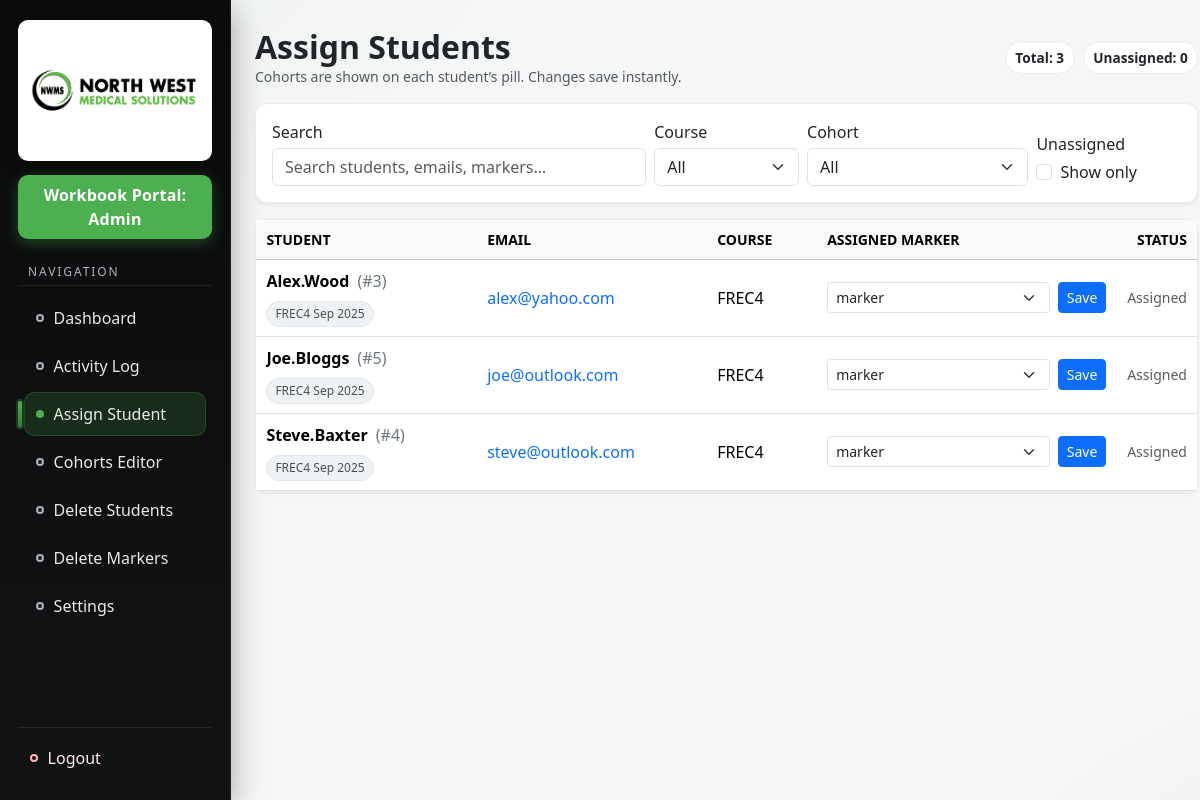
Screenshot of /admin_assign (signed in) with the database file from the repository.
### app.py (models this page shows)
class User(UserMixin, db.Model):
    id       = db.Column(db.Integer, primary_key=True)
    username = db.Column(db.String(150), nullable=False, unique=True)
    email    = db.Column(db.String(150), nullable=False, unique=True)
    password = db.Column(db.String(150), nullable=False)
    role     = db.Column(db.String(50),  nullable=False)  # 'student','marker','admin'
    course   = db.Column(db.String(10),  nullable=True)   # for students
    cohort_id = db.Column(db.Integer, db.ForeignKey('cohort.id'), nullable=True)
    cohort = db.relationship('Cohort', foreign_keys=[cohort_id])

class Cohort(db.Model):
    id = db.Column(db.Integer, primary_key=True)
    name = db.Column(db.String(120), nullable=True)
    course = db.Column(db.String(10), nullable=False)
    marker_id = db.Column(db.Integer, db.ForeignKey('user.id'), nullable=False)
    start_date = db.Column(db.Date, nullable=False)
    passcode = db.Column(db.String(24), nullable=False, unique=True)
    active = db.Column(db.Boolean, default=True)
    created_at = db.Column(db.DateTime, default=now_utc_naive)
    marker = db.relationship('User', foreign_keys=[marker_id])

### app.py (the view, shortened to what this page needs)
@app.route('/admin_assign', methods=['GET', 'POST'])
@login_required
def admin_assign():
    if current_user.role != 'admin':
        return redirect(url_for('login'))
    students = User.query.filter_by(role='student').order_by(User.username.asc()).all()
    markers  = User.query.filter_by(role='marker').order_by(User.username.asc()).all()
    current_marker_by_student = {a.student_id: a.marker_id for a in Assignment.query.all()}
    return render_template('admin_assign.html', students=students, markers=markers,
                           current_marker_by_student=current_marker_by_student)

### app.py (called while the page is built)
@login_manager.user_loader
def load_user(user_id):
    try:
        return db.session.get(User, int(user_id))
    except Exception:
        return None

### templates/admin_assign.html (shortened to what this page needs)
{% extends 'base.html' %}
{% block content %}
{% set total = students|length %}
{% set unassigned = 0 %}
{% for s in students %}
  {% if not current_marker_by_student.get(s.id) %}
    {% set unassigned = unassigned + 1 %}
  {% endif %}
{% endfor %}
{% set seen_courses = [] %}
{% set seen_cohorts = [] %}
<div class="page-head">
  <div>
    <h2 class="mb-0">Assign Students</h2>
    <div class="text-muted small">Cohorts are shown on each student’s pill. Changes save instantly.</div>
  </div>
  <div class="d-flex gap-2 flex-wrap">
    <span class="chip">Total: {{ total }}</span>
    <span class="chip">Unassigned: {{ unassigned }}</span>
  </div>
</div>
<div class="toolbar mb-3">
  <div class="card shadow-sm">
    <div class="card-body py-3">
      <div class="row g-2 align-items-end">
        <div class="col-lg-5">
          <label class="form-label mb-1">Search</label>
          <input id="searchInput" class="form-control" type="search" placeholder="Search students, emails, markers…" aria-label="Search">
        </div>
        <div class="col-6 col-lg-2">
          <label class="form-label mb-1">Course</label>
          <select id="filterCourse" class="form-select">
            <option value="">All</option>
          </select>
        </div>
        <div class="col-6 col-lg-3">
          <label class="form-label mb-1">Cohort</label>
          <select id="filterCohort" class="form-select">
            <option value="">All</option>
          </select>
        </div>
        <div class="col-lg-2">
          <label class="form-label mb-1">Unassigned</label>
          <div class="form-check">
            <input class="form-check-input" type="checkbox" id="toggleUnassigned">
            <label class="form-check-label" for="toggleUnassigned">Show only</label>
          </div>
        </div>
      </div>
    </div>
  </div>
</div>
<div class="card shadow-sm">
  <div class="table-responsive">
    <table class="table table-sm table-hover align-middle mb-0 admin-students-table" id="assignTable">
      <thead class="table-light sticky-top">
        <tr class="small text-uppercase">
          <th>Student</th>
          <th style="min-width:230px;">Email</th>
          <th style="min-width:110px;">Course</th>
          <th style="min-width:300px;">Assigned Marker</th>
          <th class="text-end" style="width:110px;">Status</th>
        </tr>
      </thead>
      <tbody>
        {% for s in students %}
          {% set current_marker_id = current_marker_by_student.get(s.id) %}
          {% set cohort_name = (s.cohort.name if s.cohort else 'No Cohort') %}
          <tr class="student-row"
              data-student="{{ (s.username or '')|lower }}"
              data-email="{{ (s.email or '')|lower }}"
              data-course="{{ (s.course or '')|lower }}"
              data-cohort="{{ cohort_name|lower }}"
              data-cohort-display="{{ cohort_name }}"
              data-assigned="{{ '1' if current_marker_id else '0' }}">
            <td title="{{ s.username }} (ID: {{ s.id }})">
              <div class="student-cell">
                <span class="student-name">{{ s.username }}</span>
                <span class="student-id">(#{{ s.id }})</span>
                <span class="cohort-pill">{{ cohort_name }}</span>
              </div>
            </td>
            <td class="text-truncate-clip" title="{{ s.email }}">
              <a href="mailto:{{ s.email }}" class="text-decoration-none">{{ s.email }}</a>
            </td>
            <td>{{ s.course or '—' }}</td>
            <td>
              <form action="{{ url_for('admin_assign') }}" method="post" class="d-flex align-items-center gap-2 m-0 p-0 assign-form">
                <select name="marker_id" class="form-select form-select-sm w-100 marker-select" aria-label="Choose marker" required>
                  {% for m in markers %}
                    <option value="{{ m.id }}" {{ 'selected' if current_marker_id == m.id }}>{{ m.username }}</option>
                  {% endfor %}
                </select>
                <button type="submit" class="btn btn-sm btn-primary save-btn">Save</button>
              </form>
            </td>
            <td class="text-end small">
              {% if current_marker_id %}
                <span class="text-muted">Assigned</span>
              {% else %}
                <span class="text-danger">Needed</span>
              {% endif %}
            </td>
          </tr>
        {% endfor %}
      </tbody>
    </table>
  </div>
</div>
{% endblock %}

### templates/base.html (shortened to what this page needs)
<!doctype html>
<html lang="en">
<head>
  <link href="https://cdn.jsdelivr.net/npm/bootstrap@5.3.2/dist/css/bootstrap.min.css" rel="stylesheet">
</head>
<body>
<div class="layout">
  {% if current_user.is_authenticated %}
  <aside class="sidebar">
    <div class="brand">
      <img src="{{ url_for('static', filename='images/nwms_logo.png') }}" alt="NWMS Logo">
    </div>
    <div class="portal-banner">
      Workbook Portal: {{ current_user.role|capitalize }}
    </div>
    <div class="nav-block">
      <div class="nav-title">Navigation</div>
      <ul class="nav-list">
        {% if current_user.role == 'admin' %}
          <li class="nav-item">
            <a class="nav-link {{ 'active' if request.endpoint in ['admin_dashboard'] else '' }}" href="{{ url_for('admin_dashboard') }}">
              <span class="dot"></span> Dashboard
            </a>
          </li>
          <li class="nav-item">
            <a class="nav-link {{ 'active' if request.endpoint in ['admin_activity','admin_activity_student'] else '' }}" href="{{ url_for('admin_activity') }}">
              <span class="dot"></span> Activity Log
            </a>
          </li>
          <li class="nav-item">
            <a class="nav-link {{ 'active' if request.endpoint == 'admin_assign' else '' }}" href="{{ url_for('admin_assign') }}">
              <span class="dot"></span> Assign Student
            </a>
          </li>
          <li class="nav-item">
            <a class="nav-link {{ 'active' if request.endpoint == 'admin_cohorts' else '' }}" href="{{ url_for('admin_cohorts') }}">
              <span class="dot"></span> Cohorts Editor
            </a>
          </li>
          <li class="nav-item">
            <a class="nav-link {{ 'active' if request.endpoint == 'admin_delete_students' else '' }}" href="{{ url_for('admin_delete_students') }}">
              <span class="dot"></span> Delete Students
            </a>
          </li>
          <li class="nav-item">
            <a class="nav-link {{ 'active' if request.endpoint == 'admin_delete_markers' else '' }}" href="{{ url_for('admin_delete_markers') }}">
              <span class="dot"></span> Delete Markers
            </a>
          </li>
          <li class="nav-item">
            <a class="nav-link {{ 'active' if request.endpoint == 'admin_settings' else '' }}" href="{{ url_for('admin_settings') }}">
              <span class="dot"></span> Settings
            </a>
          </li>
        {% endif %}
      </ul>
    </div>
    <div class="logout">
      <a class="nav-link" href="{{ url_for('logout') }}">
        <span class="dot" style="border-color:#ffb3b3;"></span> Logout
      </a>
    </div>
  </aside>
  {% endif %}
  <main class="content">
    <div class="content-inner">
      {% block content %}{% endblock %}
    </div>
  </main>
</div>
</body>
</html>

### templates/base.html (style rules this page uses)
:root { --nwms-black:#0B0B0C; --nwms-black-2:#121315; --nwms-green:#4CAF50; --nwms-green-2:#2E7D32; --nwms-text:#E8E9EA; --nwms-muted:#AEB4BA; --divider:rgba(255,255,255,.08); --shadow:0 8px 30px rgba(0,0,0,.35); --radius:12px; --sidebar-w:260px; }
html,body { height:100%; }
body { background:#f5f6f7; }
.layout { min-height:100vh; display:flex; background: radial-gradient(1200px 600px at -200px -100px, rgba(76,175,80,.08), transparent 60%), radial-gradient(800px 500px at 120% 120%, rgba(46,125,50,.06), transparent 60%); }
.sidebar { width:var(--sidebar-w); background:linear-gradient(180deg, var(--nwms-black) 0%, var(--nwms-black-2) 100%); color:var(--nwms-text); box-shadow:var(--shadow); position:sticky; top:0; align-self:flex-start; height:100vh; padding:20px 18px; display:flex; flex-direction:column; border-right:1px solid var(--divider); }
.brand { background:#fff; border-radius:10px; padding:14px 12px; display:flex; align-items:center; justify-content:center; box-shadow:0 6px 18px rgba(0,0,0,.15); }
.brand img { max-width:170px;height:auto;display:block; }
.portal-banner { margin:14px 0 8px 0; background:var(--nwms-green); color:#fff; font-weight:700; letter-spacing:.2px; border-radius:10px; padding:8px 12px; text-align:center; box-shadow:0 4px 14px rgba(76,175,80,.35); }
.nav-title { font-size:.75rem; text-transform:uppercase; letter-spacing:.12rem; color:var(--nwms-muted); padding:10px 10px 4px 10px; margin-top:6px; }
.nav-list { list-style:none; padding:6px; margin:0; border-top:1px solid var(--divider); }
.nav-item { position:relative; margin:4px 0; }
.nav-link { display:flex; align-items:center; gap:.6rem; color:var(--nwms-text); text-decoration:none; padding:10px 12px; border-radius:10px; transition:all .18s ease; outline:none; position:relative; }
.nav-link .dot { width:8px; height:8px; border-radius:50%; background:transparent; border:2px solid var(--nwms-muted); transition:border-color .18s ease, background .18s ease; }
.nav-link.active { background:rgba(76,175,80,.18); box-shadow:inset 0 0 0 1px rgba(76,175,80,.22); }
.nav-link.active::before { content:""; position:absolute; left:-6px; top:50%; transform:translateY(-50%); width:4px; height:60%; border-radius:4px; background:linear-gradient(180deg,var(--nwms-green),var(--nwms-green-2)); box-shadow:0 0 0 2px rgba(76,175,80,.25); }
.nav-link.active .dot { background:var(--nwms-green); border-color:var(--nwms-green); }
.logout { margin-top:auto; padding-top:8px; border-top:1px solid var(--divider); }
.logout .nav-link { color:#ffecec; }
.content { flex:1; display:flex; }
.content-inner { flex:1; max-width:1200px; margin:0 auto; padding:28px 24px; }
.card.shadow-sm { border-radius:var(--radius); border:1px solid #e9ecef; }

### templates/admin_assign.html (style rules this page uses)
.page-head { display:flex;align-items:center;justify-content:space-between;gap:1rem;margin-bottom:1rem }
.page-head h2 { margin:0;font-weight:600 }
.chip { display:inline-block;padding:.35rem .6rem;border:1px solid #e9ecef;border-radius:999px;background:#fff;font-weight:600;font-size:.85rem }
.toolbar { position:sticky;top:16px;z-index:9 }
.table-sm td,.table-sm th { padding:.55rem .65rem;vertical-align:middle }
.student-cell { display:flex;align-items:center;gap:.5rem;min-width:200px;flex-wrap:wrap }
.student-name { font-weight:600;white-space:nowrap;overflow:hidden;text-overflow:ellipsis;max-width:220px }
.student-id { color:#6c757d }
.cohort-pill { display:inline-flex;align-items:center;gap:.35rem; padding:.2rem .5rem;border-radius:999px; background:#eef2f4;border:1px solid #e1e7eb; color:#495057;font-size:.75rem;white-space:nowrap; }
.text-truncate-clip { max-width:280px;white-space:nowrap;overflow:hidden;text-overflow:ellipsis }

### rows the page displays
User: role "Admin"
User: username "Alex.Wood", id "3", email "alex@yahoo.com", course "FREC4"
Cohort: name "FREC4 Sep 2025"
User: username "Joe.Bloggs", id "5", email "joe@outlook.com", course "FREC4"
User: username "Steve.Baxter", id "4", email "steve@outlook.com", course "FREC4"

### other values shown
{{ total }} "3"
{{ unassigned }} "0"
form field marker_id "marker"
